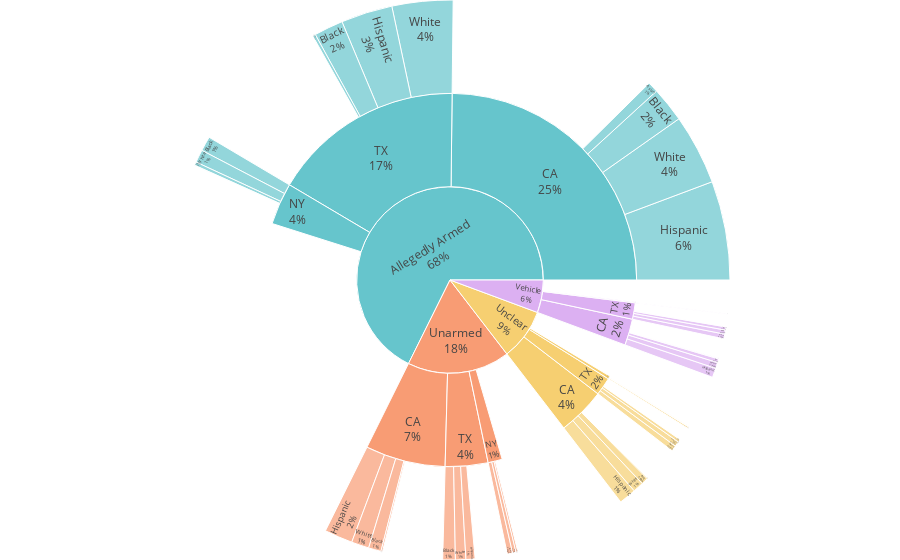

Here is the notebook cell this chart was saved with:
### Code cell
df = clean(df_orig)

fig = px.sunburst(
    data_frame=df,
    path=["Unarmed", 'State', "Victim's race"],  # Root, branches, leaves
    color="Unarmed",
    color_discrete_sequence=px.colors.qualitative.Pastel,
    # maxdepth=-1,                        # set the sectors rendered. -1 will render all levels in the hierarchy
    # color="Victim's age",
    # color_continuous_scale=px.colors.sequential.BuGn,
    # range_color=[10,100],

    branchvalues="remainder",               # 'total' or 'remainder'
    # hover_name="Unarmed",
    # # hover_data={'Unarmed': False},    # remove column name from tooltip  (Plotly version >= 4.8.0)
    # title="7-year Breakdown of Deaths by Police",
    # template='ggplot2',               # 'ggplot2', 'seaborn', 'simple_white', 'plotly',
    #                                   # 'plotly_white', 'plotly_dark', 'presentation',
    #                                   # 'xgridoff', 'ygridoff', 'gridon', 'none'
)

fig.update_traces(textinfo='label+percent entry')
fig.update_layout(margin=dict(t=0, l=0, r=0, b=0))

fig.show()

### Figure 1 — Plotly figure (JSON) as saved in the notebook; plotly's stock layout.template omitted (floating-point values rounded to 4 significant figures)
{"data": [{"branchvalues": "remainder", "customdata": [["Allegedly Armed"], ["Unclear"], ["Unarmed"], ["Vehicle"], ["Vehicle"], ["Unarmed"], ["Unclear"], ["Allegedly Armed"], ["Vehicle"], ["Unclear"], ["Unclear"], ["Unarmed"], ["Unclear"], ["Vehicle"], ["Allegedly Armed"], ["Unarmed"], ["Allegedly Armed"], ["Unarmed"], ["Unclear"], ["Unclear"], ["Vehicle"], ["Allegedly Armed"], ["Unarmed"], ["Unclear"], ["Allegedly Armed"], ["Vehicle"], ["Vehicle"], ["Vehicle"], ["Unarmed"], ["Unclear"], ["Unclear"], ["Allegedly Armed"], ["Allegedly Armed"], ["Vehicle"], ["Allegedly Armed"], ["Vehicle"], ["Unarmed"], ["Unarmed"], ["Unarmed"], ["Unarmed"], ["Allegedly Armed"], ["Unarmed"], ["Allegedly Armed"], ["Allegedly Armed"], ["Unclear"], ["Vehicle"], ["Vehicle"], ["Unclear"], ["Unarmed"], ["Unclear"], ["Allegedly Armed"], ["Allegedly Armed"], ["Unarmed"], ["Unclear"], ["Vehicle"], ["Allegedly Armed"], ["Allegedly Armed"]], "domain": {"x": [0, 1], "y": [0, 1]}, "hovertemplate": "labels=%{label}<br>count=%{value}<br>parent=%{parent}<br>id=%{id}<br>Unarmed=%{customdata[0]}<extra></extra>", "ids": ["Allegedly Armed/CA/Asian", "Unclear/NY/Hispanic", "Unarmed/TX/Hispanic", "Vehicle/TX/Hispanic", "Vehicle/CA/White", "Unarmed/NY/White", "Unclear/NY/White", "Allegedly Armed/TX/White", "Vehicle/CA/Hispanic", "Unclear/TX/White", "Unclear/CA", "Unarmed/NY", "Unclear/NY", "Vehicle/NY", "Allegedly Armed/TX", "Unarmed/TX", "Allegedly Armed", "Unarmed/CA", "Unclear/CA/Hispanic", "Unclear/TX/Hispanic", "Vehicle", "Allegedly Armed/NY/Black", "Unarmed/NY/Black", "Unclear/NY/Black", "Allegedly Armed/CA/Black", "Vehicle/CA/Black", "Vehicle/TX/Asian", "Vehicle/NY/Black", "Unarmed/TX/Black", "Unclear/CA/Asian", "Unclear/TX/Black", "Allegedly Armed/TX/Black", "Allegedly Armed/CA/Hispanic", "Vehicle/CA/Asian", "Allegedly Armed/NY", "Vehicle/CA", "Unarmed/CA/Asian", "Unarmed/CA/Black", "Unarmed", "Unarmed/TX/White", "Allegedly Armed/NY/Hispanic", "Unarmed/NY/Hispanic", "Allegedly Armed/TX/Hispanic", "Allegedly Armed/CA/White", "Unclear", "Vehicle/TX/White", "Vehicle/TX", "Unclear/CA/Black", "Unarmed/CA/Hispanic", "Unclear/CA/White", "Allegedly Armed/NY/White", "Allegedly Armed/CA", "Unarmed/CA/White", "Unclear/TX", "Vehicle/TX/Black", "Allegedly Armed/TX/Asian", "Allegedly Armed/NY/Asian"], "labels": ["Asian", "Hispanic", "Hispanic", "Hispanic", "White", "White", "White", "White", "Hispanic", "White", "CA", "NY", "NY", "NY", "TX", "TX", "Allegedly Armed", "CA", "Hispanic", "Hispanic", "Vehicle", "Black", "Black", "Black", "Black", "Black", "Asian", "Black", "Black", "Asian", "Black", "Black", "Hispanic", "Asian", "NY", "CA", "Asian", "Black", "Unarmed", "White", "Hispanic", "Hispanic", "Hispanic", "White", "Unclear", "White", "TX", "Black", "Hispanic", "White", "White", "CA", "White", "TX", "Black", "Asian", "Asian"], "marker": {"colors": ["rgb(102, 197, 204)", "rgb(246, 207, 113)", "rgb(248, 156, 116)", "rgb(220, 176, 242)", "rgb(220, 176, 242)", "rgb(248, 156, 116)", "rgb(246, 207, 113)", "rgb(102, 197, 204)", "rgb(220, 176, 242)", "rgb(246, 207, 113)", "rgb(246, 207, 113)", "rgb(248, 156, 116)", "rgb(246, 207, 113)", "rgb(220, 176, 242)", "rgb(102, 197, 204)", "rgb(248, 156, 116)", "rgb(102, 197, 204)", "rgb(248, 156, 116)", "rgb(246, 207, 113)", "rgb(246, 207, 113)", "rgb(220, 176, 242)", "rgb(102, 197, 204)", "rgb(248, 156, 116)", "rgb(246, 207, 113)", "rgb(102, 197, 204)", "rgb(220, 176, 242)", "rgb(220, 176, 242)", "rgb(220, 176, 242)", "rgb(248, 156, 116)", "rgb(246, 207, 113)", "rgb(246, 207, 113)", "rgb(102, 197, 204)", "rgb(102, 197, 204)", "rgb(220, 176, 242)", "rgb(102, 197, 204)", "rgb(220, 176, 242)", "rgb(248, 156, 116)", "rgb(248, 156, 116)", "rgb(248, 156, 116)", "rgb(248, 156, 116)", "rgb(102, 197, 204)", "rgb(248, 156, 116)", "rgb(102, 197, 204)", "rgb(102, 197, 204)", "rgb(246, 207, 113)", "rgb(220, 176, 242)", "rgb(220, 176, 242)", "rgb(246, 207, 113)", "rgb(248, 156, 116)", "rgb(246, 207, 113)", "rgb(102, 197, 204)", "rgb(102, 197, 204)", "rgb(248, 156, 116)", "rgb(246, 207, 113)", "rgb(220, 176, 242)", "rgb(102, 197, 204)", "rgb(102, 197, 204)"]}, "name": "", "parents": ["Allegedly Armed/CA", "Unclear/NY", "Unarmed/TX", "Vehicle/TX", "Vehicle/CA", "Unarmed/NY", "Unclear/NY", "Allegedly Armed/TX", "Vehicle/CA", "Unclear/TX", "Unclear", "Unarmed", "Unclear", "Vehicle", "Allegedly Armed", "Unarmed", "", "Unarmed", "Unclear/CA", "Unclear/TX", "", "Allegedly Armed/NY", "Unarmed/NY", "Unclear/NY", "Allegedly Armed/CA", "Vehicle/CA", "Vehicle/TX", "Vehicle/NY", "Unarmed/TX", "Unclear/CA", "Unclear/TX", "Allegedly Armed/TX", "Allegedly Armed/CA", "Vehicle/CA", "Allegedly Armed", "Vehicle", "Unarmed/CA", "Unarmed/CA", "", "Unarmed/TX", "Allegedly Armed/NY", "Unarmed/NY", "Allegedly Armed/TX", "Allegedly Armed/CA", "", "Vehicle/TX", "Vehicle", "Unclear/CA", "Unarmed/CA", "Unclear/CA", "Allegedly Armed/NY", "Allegedly Armed", "Unarmed/CA", "Unclear", "Vehicle/TX", "Allegedly Armed/TX", "Allegedly Armed/NY"], "textinfo": "label+percent entry", "type": "sunburst", "values": [34, 1, 29, 10, 19, 11, 1, 194, 30, 18, 114, 34, 7, 2, 460, 102, 1245, 191, 55, 16, 104, 47, 17, 5, 112, 12, 1, 2, 40, 3, 9, 93, 315, 2, 100, 63, 5, 40, 327, 33, 11, 6, 164, 224, 164, 13, 39, 22, 90, 34, 41, 685, 56, 43, 15, 9, 1]}], "layout": {"legend": {"tracegroupgap": 0}, "margin": {"b": 0, "l": 0, "r": 0, "t": 0}, "sunburstcolorway": ["rgb(102, 197, 204)", "rgb(246, 207, 113)", "rgb(248, 156, 116)", "rgb(220, 176, 242)", "rgb(135, 197, 95)", "rgb(158, 185, 243)", "rgb(254, 136, 177)", "rgb(201, 219, 116)", "rgb(139, 224, 164)", "rgb(180, 151, 231)", "rgb(179, 179, 179)"]}}
